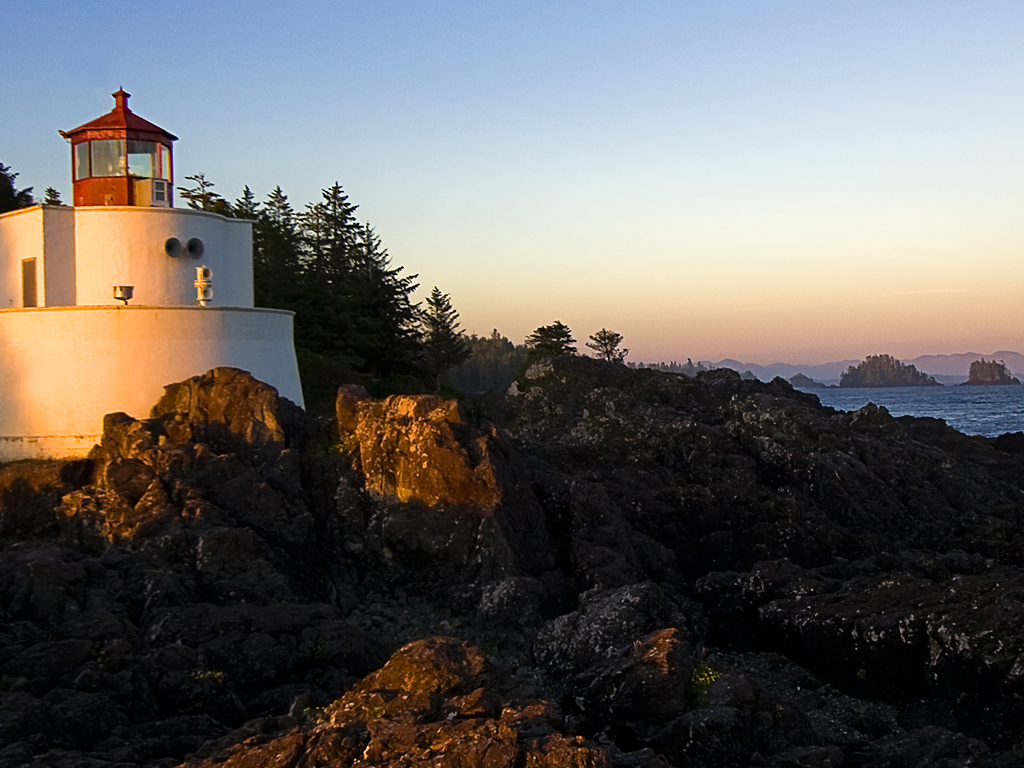
%> input picture P.I. Curso Youtube/PODI_YouTube/Lighthouse.jpg, 1024 x 768 px
$ octave Esteganografia.m   (GNU Octave 9; MATLAB toolbox functions it lacks are replaced by stand-ins)
%> lines starting %> are read from the running program, lines starting %| are printed output that depends on the picture; in (x1, y1, x2, y2) boxes, pixels count from 0 and x2, y2 are one past the last pixel; in counts of white or black regions, pixels touching at a corner belong together; the program's own positions count from 1
clear all; clc;
%% Carga de Imagen
a=imread('Lighthouse.JPG'); %Portadora
%> a is the input picture: size 768x1024x3 uint8; mean R, G, B 104.2, 100.9, 98.4
l = imread('Flor.jpg');   %Mensaje
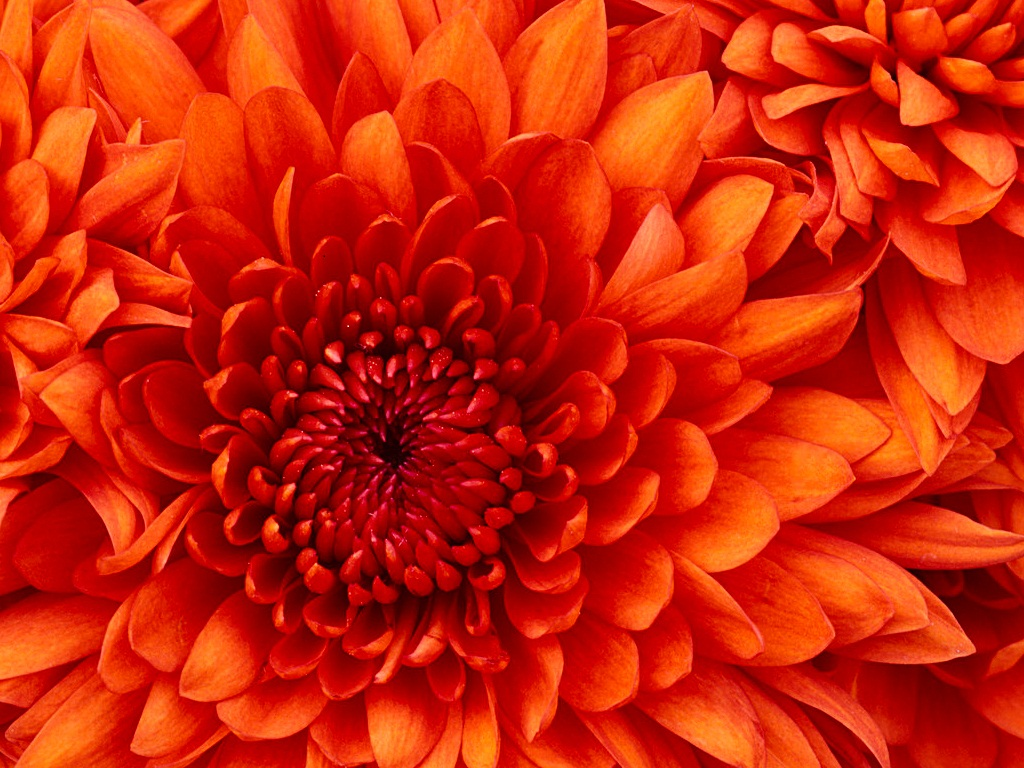
%> input picture P.I. Curso Youtube/PODI_YouTube/Flor.jpg, 1024 x 768 px
%> l is the input picture: size 768x1024x3 uint8; mean R, G, B 202.8, 35.8, 10
%% Planos RGB
ar=a(:,:,1);
ag=a(:,:,2);
ab=a(:,:,3);
%--------------
lr=l(:,:,1);
lg=l(:,:,2);
lb=l(:,:,3);

%% Se muestran los planos por separado
figure(1), subplot(3,3,1), imshow(a), title('Imagen Portadora')
figure(1), subplot(3,3,3), imshow(l), title('Imagen Mensaje')
figure(1), subplot(3,3,4), imshow(ar), title('Plano Rojo')
figure(1), subplot(3,3,5), imshow(ag), title('Plano Verde')
figure(1), subplot(3,3,6), imshow(ab), title('Plano Azul')
figure(1), subplot(3,3,7), imshow(lr), title('Plano Rojo')
figure(1), subplot(3,3,8), imshow(lg), title('Plano Verde')
figure(1), subplot(3,3,9), imshow(lb), title('Plano Azul')

%% Planos sin compenssacion portadora ROJO
arb7=bitand(ar,128);
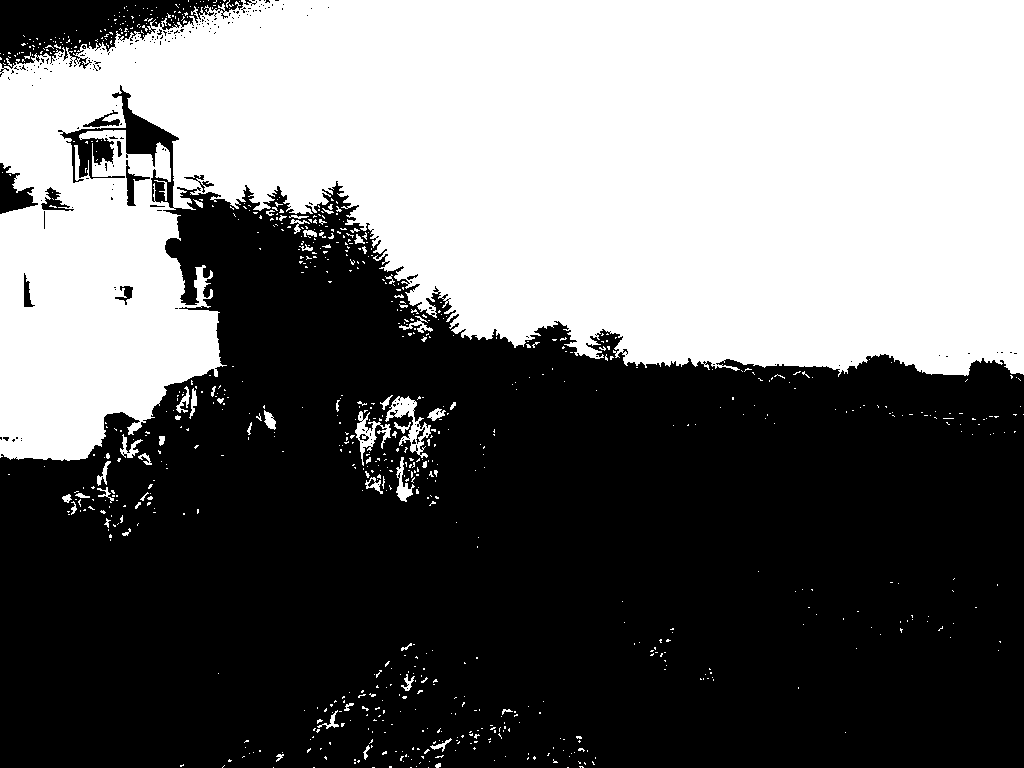
%> arb7: size 768x1024 uint8; values 0 (black) and 128 (white), 43.3% white; 846 white regions (787 under 20 px), largest, box (x1, y1, x2, y2) and area: (0, 0, 1024, 461) 331960, (385, 396, 431, 458) 886, (355, 411, 391, 466) 609
arb6=bitand(ar,64);
%> arb6: size 768x1024 uint8; values 0 (black) and 64 (white), 35.1% white; 1658 white regions (1536 under 20 px), largest, box (x1, y1, x2, y2) and area: (242, 33, 1024, 361) 167864, (0, 152, 305, 543) 58240, (0, 0, 243, 77) 8847
arb5=bitand(ar,32);
%> arb5: size 768x1024 uint8; values 0 (black) and 32 (white), 36.5% white; 4146 white regions (3923 under 20 px), largest, box (x1, y1, x2, y2) and area: (0, 0, 1024, 553) 119828, (342, 128, 1024, 391) 98974, (0, 0, 243, 77) 8847
arb4=bitand(ar,16);
%> arb4: size 768x1024 uint8; values 0 (black) and 16 (white), 47.5% white; 4550 white regions (4278 under 20 px), largest, box (x1, y1, x2, y2) and area: (0, 0, 1024, 768) 237544, (534, 191, 1024, 310) 42911, (349, 75, 1024, 253) 27810
arb3=bitand(ar,8);
%> arb3: size 768x1024 uint8; values 0 (black) and 8 (white), 45.8% white; 6210 white regions (5993 under 20 px), largest, box (x1, y1, x2, y2) and area: (0, 0, 1024, 768) 313537, (681, 233, 1024, 292) 8212, (0, 0, 243, 79) 5701
arb2=bitand(ar,4);
%> arb2: size 768x1024 uint8; values 0 (black) and 4 (white), 49.7% white in thin lines or dots
arb1=bitand(ar,2);
%> arb1: size 768x1024 uint8; values 0 (black) and 2 (white), 50.3% white; black in thin lines or dots
arb0=bitand(ar,1);
%> arb0: size 768x1024 uint8; values 0 (black) and 1 (white), 50.2% white; black in thin lines or dots

%% Planos sin compenssacion mensaje ROJO
lrb7=bitand(lr,128);
%> lrb7: size 768x1024 uint8; values 0 (black) and 128 (white), 91.8% white; 240 black regions (147 under 20 px), largest, box (x1, y1, x2, y2) and area: (193, 281, 563, 620) 31006, (355, 450, 558, 646) 9882, (905, 568, 1024, 634) 3937
lrb6=bitand(lr,64);
%> lrb6: size 768x1024 uint8; values 0 (black) and 64 (white), 71.8% white; 673 black regions (546 under 20 px), largest, box (x1, y1, x2, y2) and area: (81, 142, 722, 757) 111705, (784, 611, 1024, 768) 14099, (0, 429, 125, 619) 10531
lrb5=bitand(lr,32);
%> lrb5: size 768x1024 uint8; values 0 (black) and 32 (white), 64.6% white; 2062 black regions (1926 under 20 px), largest, box (x1, y1, x2, y2) and area: (0, 0, 1024, 768) 183853, (791, 259, 1024, 609) 15332, (0, 488, 229, 768) 12793
lrb4=bitand(lr,16);
%> lrb4: size 768x1024 uint8; values 0 (black) and 16 (white), 62.3% white; 3895 black regions (3744 under 20 px), largest, box (x1, y1, x2, y2) and area: (0, 0, 1024, 768) 256405, (562, 0, 709, 165) 4779, (0, 603, 112, 715) 2934
lrb3=bitand(lr,8);
%> lrb3: size 768x1024 uint8; values 0 (black) and 8 (white), 59.9% white; black in thin lines or dots
lrb2=bitand(lr,4);
%> lrb2: size 768x1024 uint8; values 0 (black) and 4 (white), 57% white; black in thin lines or dots
lrb1=bitand(lr,2);
%> lrb1: size 768x1024 uint8; values 0 (black) and 2 (white), 55.6% white; black in thin lines or dots
lrb0=bitand(lr,1);
%> lrb0: size 768x1024 uint8; values 0 (black) and 1 (white), 54.9% white; black in thin lines or dots

%% Planos sin compenssacion portadora VERDE
agb7=bitand(ag,128);
%> agb7: size 768x1024 uint8; values 0 (black) and 128 (white), 42.2% white; 563 white regions (522 under 20 px), largest, box (x1, y1, x2, y2) and area: (0, 0, 1024, 459) 327230, (128, 154, 153, 177) 511, (162, 146, 170, 182) 218
agb6=bitand(ag,64);
%> agb6: size 768x1024 uint8; values 0 (black) and 64 (white), 34.2% white; 2062 white regions (1926 under 20 px), largest, box (x1, y1, x2, y2) and area: (113, 0, 1024, 411) 218516, (626, 351, 1024, 438) 12212, (0, 115, 134, 309) 10635
agb5=bitand(ag,32);
%> agb5: size 768x1024 uint8; values 0 (black) and 32 (white), 34.6% white; 4009 white regions (3772 under 20 px), largest, box (x1, y1, x2, y2) and area: (0, 0, 1024, 553) 199757, (557, 305, 1024, 366) 12358, (303, 635, 546, 768) 8904
agb4=bitand(ag,16);
%> agb4: size 768x1024 uint8; values 0 (black) and 16 (white), 43.9% white; 4831 white regions (4546 under 20 px), largest, box (x1, y1, x2, y2) and area: (0, 0, 1024, 768) 248102, (580, 160, 1024, 266) 34219, (522, 540, 899, 743) 11286
agb3=bitand(ag,8);
%> agb3: size 768x1024 uint8; values 0 (black) and 8 (white), 43.8% white; 6393 white regions (6183 under 20 px), largest, box (x1, y1, x2, y2) and area: (0, 0, 1024, 768) 266098, (447, 123, 1024, 283) 31999, (750, 544, 1024, 669) 7973
agb2=bitand(ag,4);
%> agb2: size 768x1024 uint8; values 0 (black) and 4 (white), 48.4% white in thin lines or dots
agb1=bitand(ag,2);
%> agb1: size 768x1024 uint8; values 0 (black) and 2 (white), 49.4% white in thin lines or dots
agb0=bitand(ag,1);
%> agb0: size 768x1024 uint8; values 0 (black) and 1 (white), 49.9% white in thin lines or dots

%% Planos sin compenssacion mensaje VERDE
lgb7=bitand(lg,128);
%> lgb7: size 768x1024 uint8; values 0 (black) and 128 (white), 2.8% white; 510 white regions (419 under 20 px), largest, box (x1, y1, x2, y2) and area: (616, 74, 702, 157) 2525, (714, 180, 772, 249) 1990, (35, 109, 96, 161) 1352
lgb6=bitand(lg,64);
%> lgb6: size 768x1024 uint8; values 0 (black) and 64 (white), 25.1% white; 1067 white regions (874 under 20 px), largest, box (x1, y1, x2, y2) and area: (8, 0, 243, 237) 24187, (345, 0, 622, 186) 22728, (676, 328, 984, 658) 20414
lgb5=bitand(lg,32);
%> lgb5: size 768x1024 uint8; values 0 (black) and 32 (white), 24.6% white; 2706 white regions (2380 under 20 px), largest, box (x1, y1, x2, y2) and area: (594, 5, 745, 279) 10852, (350, 0, 516, 162) 8911, (671, 390, 876, 666) 8332
lgb4=bitand(lg,16);
%> lgb4: size 768x1024 uint8; values 0 (black) and 16 (white), 24.9% white in thin lines or dots
lgb3=bitand(lg,8);
%> lgb3: size 768x1024 uint8; values 0 (black) and 8 (white), 26.2% white in thin lines or dots
lgb2=bitand(lg,4);
%> lgb2: size 768x1024 uint8; values 0 (black) and 4 (white), 29.1% white in thin lines or dots
lgb1=bitand(lg,2);
%> lgb1: size 768x1024 uint8; values 0 (black) and 2 (white), 34.5% white in thin lines or dots
lgb0=bitand(lg,1);
%> lgb0: size 768x1024 uint8; values 0 (black) and 1 (white), 38.8% white in thin lines or dots

%% Planos sin compenssacion portadora AZUL
abb7=bitand(ab,128);
%> abb7: size 768x1024 uint8; values 0 (black) and 128 (white), 39.6% white; 560 white regions (513 under 20 px), largest, box (x1, y1, x2, y2) and area: (0, 0, 1024, 386) 293203, (0, 310, 114, 415) 7187, (75, 211, 131, 306) 4065
abb6=bitand(ab,64);
%> abb6: size 768x1024 uint8; values 0 (black) and 64 (white), 39% white; 1829 white regions (1754 under 20 px), largest, box (x1, y1, x2, y2) and area: (0, 0, 1024, 314) 261686, (0, 310, 305, 460) 21435, (782, 354, 1024, 438) 8230
abb5=bitand(ab,32);
%> abb5: size 768x1024 uint8; values 0 (black) and 32 (white), 29.1% white; 5566 white regions (5239 under 20 px), largest, box (x1, y1, x2, y2) and area: (367, 0, 1024, 248) 134595, (0, 104, 306, 457) 26428, (396, 268, 1024, 397) 19215
abb4=bitand(ab,16);
%> abb4: size 768x1024 uint8; values 0 (black) and 16 (white), 39.4% white; 6439 white regions (5999 under 20 px), largest, box (x1, y1, x2, y2) and area: (74, 0, 1024, 542) 99237, (138, 268, 1024, 764) 94237, (657, 112, 1024, 192) 14600
abb3=bitand(ab,8);
%> abb3: size 768x1024 uint8; values 0 (black) and 8 (white), 47.2% white; 6970 white regions (6681 under 20 px), largest, box (x1, y1, x2, y2) and area: (0, 0, 1024, 768) 268839, (483, 2, 1024, 233) 65728, (0, 730, 80, 768) 975
abb2=bitand(ab,4);
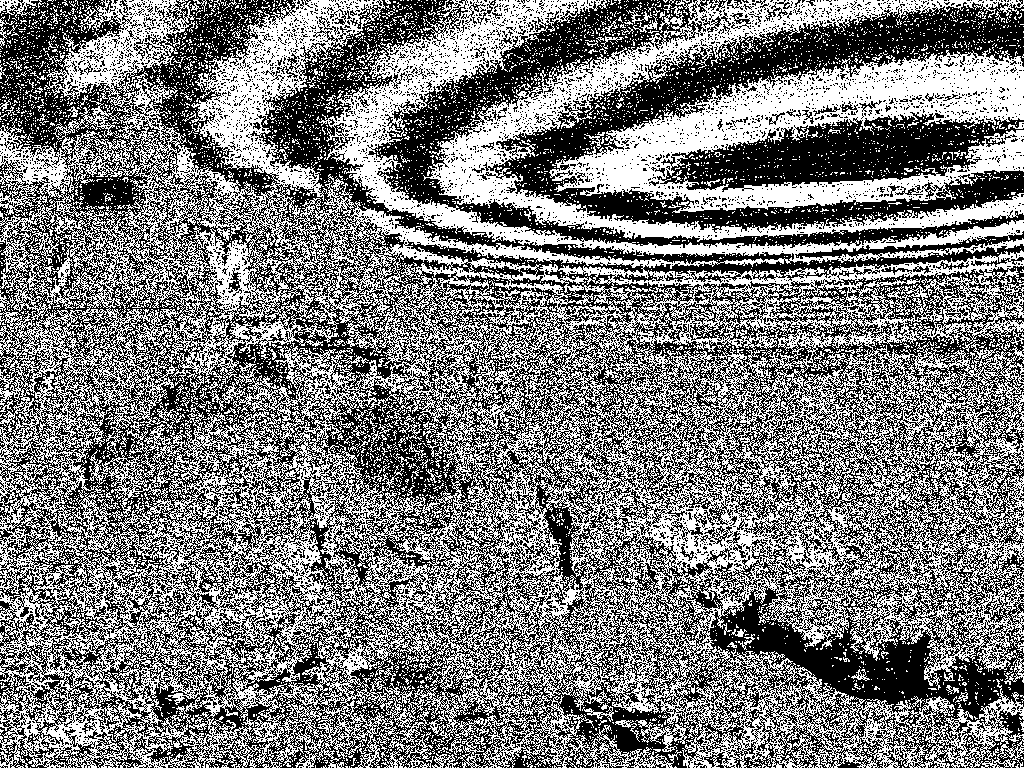
%> abb2: size 768x1024 uint8; values 0 (black) and 4 (white), 48.4% white in thin lines or dots
abb1=bitand(ab,2);
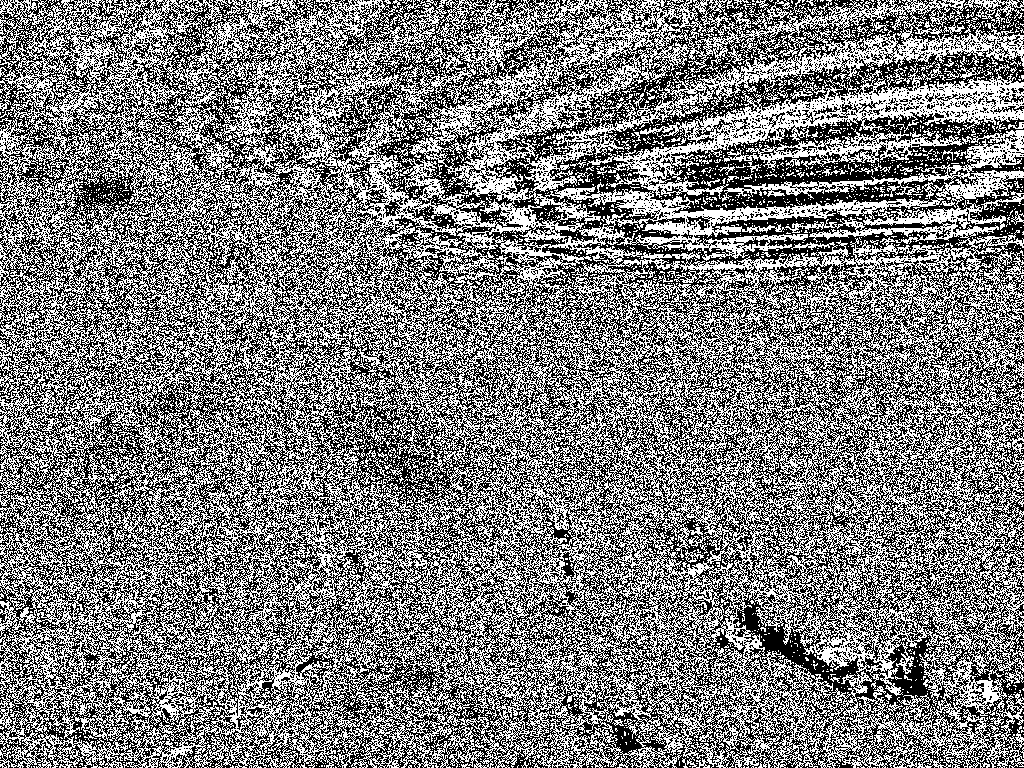
%> abb1: size 768x1024 uint8; values 0 (black) and 2 (white), 49.1% white in thin lines or dots
abb0=bitand(ab,1);
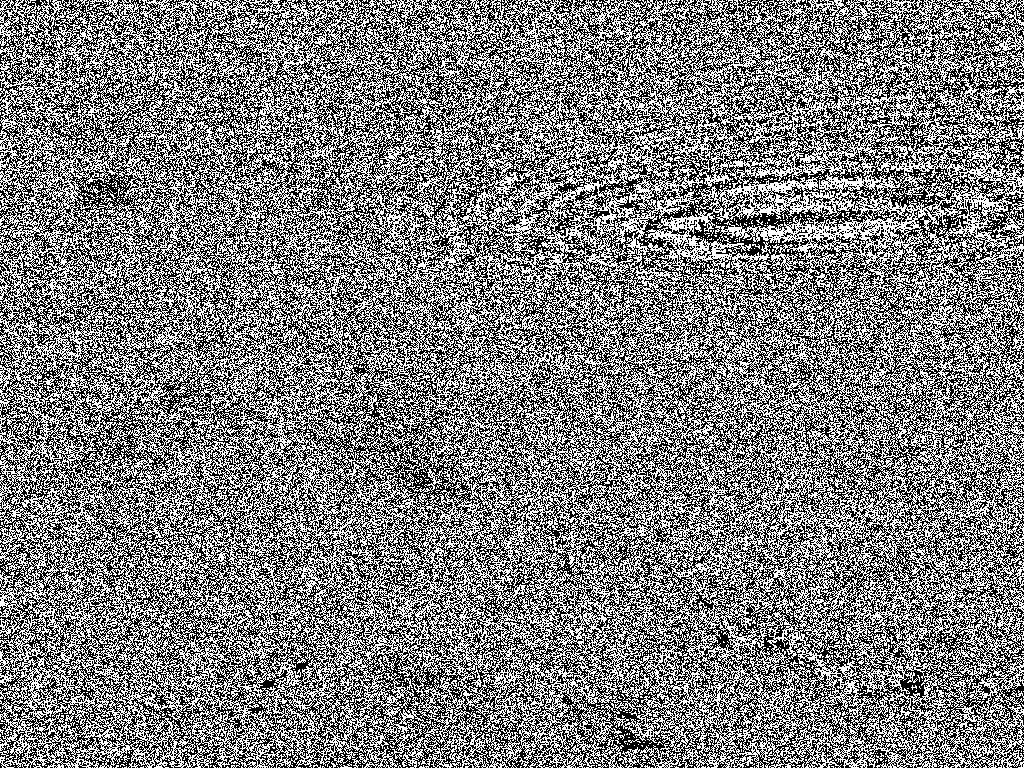
%> abb0: size 768x1024 uint8; values 0 (black) and 1 (white), 49.6% white in thin lines or dots

%% Planos sin compenssacion mensaje AZUL
lbb7=bitand(lb,128);
lbb6=bitand(lb,64);
lbb5=bitand(lb,32);
lbb4=bitand(lb,16);
lbb3=bitand(lb,8);
lbb2=bitand(lb,4);
lbb1=bitand(lb,2);
lbb0=bitand(lb,1);


%% Nuevo Plano, acumulando los bit que nos dan mayor informaci髇.
imgrnew=arb7+arb6+arb5+arb4+lrb7/16+lrb6/16+lrb5/16+lrb4/16; % M醩 explicaci髇 sobre este paso
imggnew=agb7+agb6+agb5+agb4+lgb7/16+lgb6/16+lgb5/16+lgb4/16; % M醩 explicaci髇 sobre este paso
imgbnew=abb7+abb6+abb5+abb4+lbb7/16+lbb6/16+lbb5/16+lbb4/16; % M醩 explicaci髇 sobre este paso


%arnuevo=arb7+arb6+arb5+arb4+arb3;

figure(3), subplot(3,3,1), imshow(ar), title('Portadora')
figure(3), subplot(3,3,2), imshow(imgrnew), title('ImageNew')
figure(3), subplot(3,3,3), imshow(lr), title('Mensaje')

figure(3), subplot(3,3,4), imshow(ag), title('Portadora')
figure(3), subplot(3,3,5), imshow(imggnew), title('ImageNew')
figure(3), subplot(3,3,6), imshow(lg), title('Mensaje')

figure(3), subplot(3,3,7), imshow(ab), title('Portadora')
figure(3), subplot(3,3,8), imshow(imgbnew), title('ImageNew')
figure(3), subplot(3,3,9), imshow(lb), title('Mensaje')

%%

img=[imgrnew,imggnew,imgbnew];

%% Guardar imagen

% imwrite(imgrnew,'imgesteganografia.png')
% imwrite(imgrnew,'imgesteganografia.jpg')
